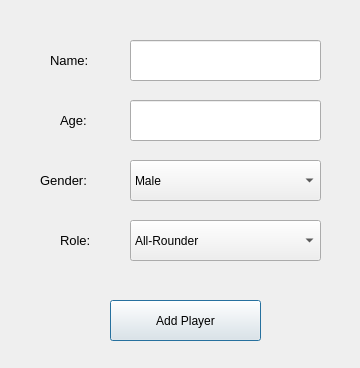
<?xml version="1.0" encoding="UTF-8"?>
<ui version="4.0">
 <class>Dialog</class>
 <widget class="QDialog" name="Dialog">
  <property name="geometry">
   <rect>
    <x>0</x>
    <y>0</y>
    <width>360</width>
    <height>368</height>
   </rect>
  </property>
  <property name="windowTitle">
   <string>Dialog</string>
  </property>
  <widget class="QLineEdit" name="Age_Entry">
   <property name="geometry">
    <rect>
     <x>130</x>
     <y>100</y>
     <width>191</width>
     <height>41</height>
    </rect>
   </property>
  </widget>
  <widget class="QLineEdit" name="Name_Entry">
   <property name="geometry">
    <rect>
     <x>130</x>
     <y>40</y>
     <width>191</width>
     <height>41</height>
    </rect>
   </property>
  </widget>
  <widget class="QLabel" name="Country_Code_Label">
   <property name="geometry">
    <rect>
     <x>60</x>
     <y>110</y>
     <width>41</width>
     <height>21</height>
    </rect>
   </property>
   <property name="font">
    <font>
     <pointsize>10</pointsize>
    </font>
   </property>
   <property name="text">
    <string>Age:</string>
   </property>
  </widget>
  <widget class="QLabel" name="Name_Label">
   <property name="geometry">
    <rect>
     <x>50</x>
     <y>50</y>
     <width>51</width>
     <height>21</height>
    </rect>
   </property>
   <property name="font">
    <font>
     <pointsize>10</pointsize>
    </font>
   </property>
   <property name="text">
    <string>Name:</string>
   </property>
  </widget>
  <widget class="QPushButton" name="Add_Player_Button">
   <property name="geometry">
    <rect>
     <x>110</x>
     <y>300</y>
     <width>151</width>
     <height>41</height>
    </rect>
   </property>
   <property name="text">
    <string>Add Player</string>
   </property>
  </widget>
  <widget class="QLabel" name="Gender_Label">
   <property name="geometry">
    <rect>
     <x>40</x>
     <y>170</y>
     <width>61</width>
     <height>21</height>
    </rect>
   </property>
   <property name="font">
    <font>
     <pointsize>10</pointsize>
    </font>
   </property>
   <property name="text">
    <string>Gender:</string>
   </property>
  </widget>
  <widget class="QLabel" name="Role_Label">
   <property name="geometry">
    <rect>
     <x>60</x>
     <y>230</y>
     <width>41</width>
     <height>21</height>
    </rect>
   </property>
   <property name="font">
    <font>
     <pointsize>10</pointsize>
    </font>
   </property>
   <property name="text">
    <string>Role:</string>
   </property>
  </widget>
  <widget class="QComboBox" name="Gender_ComboBox">
   <property name="geometry">
    <rect>
     <x>130</x>
     <y>160</y>
     <width>191</width>
     <height>41</height>
    </rect>
   </property>
   <item>
    <property name="text">
     <string>Male</string>
    </property>
   </item>
   <item>
    <property name="text">
     <string>Female</string>
    </property>
   </item>
  </widget>
  <widget class="QComboBox" name="Role_ComboBox">
   <property name="geometry">
    <rect>
     <x>130</x>
     <y>220</y>
     <width>191</width>
     <height>41</height>
    </rect>
   </property>
   <item>
    <property name="text">
     <string>All-Rounder</string>
    </property>
   </item>
   <item>
    <property name="text">
     <string>Batsman</string>
    </property>
   </item>
   <item>
    <property name="text">
     <string>Bowler</string>
    </property>
   </item>
  </widget>
 </widget>
 <resources/>
 <connections/>
</ui>
